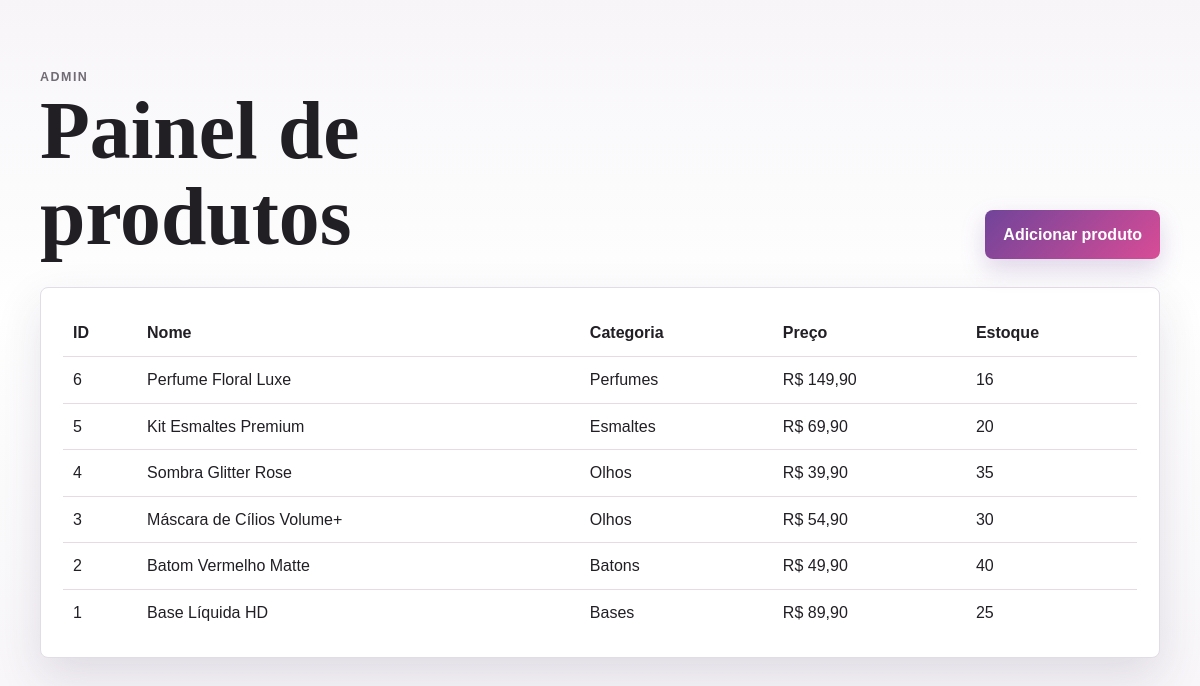
Page /app/controllers/painel.php (signed in) on the committed database.
### tables this page shows
CREATE TABLE IF NOT EXISTS produtos (
  id INT AUTO_INCREMENT PRIMARY KEY,
  nome VARCHAR(150) NOT NULL,
  categoria VARCHAR(60) NOT NULL,
  descricao TEXT,
  preco DECIMAL(10,2) NOT NULL,
  imagem VARCHAR(255) NOT NULL,
  estoque INT DEFAULT 0,
  criado_em TIMESTAMP DEFAULT CURRENT_TIMESTAMP
);

### app/controllers/painel.php (the view, shortened to what this page needs)
<?php
require_once __DIR__ . '/conexao.php';
$produtos = $conn->query('SELECT id, nome, categoria, preco, estoque FROM produtos ORDER BY id DESC')->fetchAll();
?>
<!DOCTYPE html>
<html lang="pt-BR">
<head>
  <link rel="stylesheet" href="../../public/assets/css/style.css">
</head>
<body>
  <main class="container section">
    <div class="section-head">
      <div>
        <p class="eyebrow">Admin</p>
        <h1>Painel de produtos</h1>
      </div>
      <a class="btn btn-primary" href="novo_produto.php">Adicionar produto</a>
    </div>
    <div class="card summary">
      <table style="width:100%; border-collapse: collapse;">
        <thead>
          <tr>
            <th style="text-align:left; padding:10px;">ID</th>
            <th style="text-align:left; padding:10px;">Nome</th>
            <th style="text-align:left; padding:10px;">Categoria</th>
            <th style="text-align:left; padding:10px;">Preço</th>
            <th style="text-align:left; padding:10px;">Estoque</th>
          </tr>
        </thead>
        <tbody>
          <?php foreach ($produtos as $produto): ?>
            <tr>
              <td style="padding:10px; border-top:1px solid #ead9e3;"><?php echo (int) $produto['id']; ?></td>
              <td style="padding:10px; border-top:1px solid #ead9e3;"><?php echo htmlspecialchars($produto['nome']); ?></td>
              <td style="padding:10px; border-top:1px solid #ead9e3;"><?php echo htmlspecialchars($produto['categoria']); ?></td>
              <td style="padding:10px; border-top:1px solid #ead9e3;">R$ <?php echo number_format((float) $produto['preco'], 2, ',', '.'); ?></td>
              <td style="padding:10px; border-top:1px solid #ead9e3;"><?php echo (int) $produto['estoque']; ?></td>
            </tr>
          <?php endforeach; ?>
        </tbody>
      </table>
    </div>
  </main>
</body>
</html>

### public/assets/css/style.css (style rules this page uses)
:root { --pink: #d94c96; --pink-dark: #5f367d; --purple: #70449a; --purple-light: #eee7f4; --rose: #f8eff6; --cream: #f5f4f6; --ink: #211e24; --muted: #706b74; --line: #e2dce6; --gold: #c99436; --green: #198754; --shadow: 0 18px 45px rgba(74, 50, 91, .14); }
:root { --primary-color: var(--pink); --secondary-color: var(--purple-light); --accent-color: var(--purple); --background-light: var(--cream); --text-dark: var(--ink); --white: #fff; --gradient-primary: linear-gradient(135deg, var(--purple), var(--pink)); --shadow-sm: 0 2px 4px rgba(0, 0, 0, 0.1); --shadow-md: 0 4px 15px rgba(0, 0, 0, 0.1); --border-radius: 10px; }
* { margin: 0; padding: 0; box-sizing: border-box; }
body { font-family: 'Poppins', sans-serif; background-color: var(--background-light); color: var(--text-dark); line-height: 1.6; }
* { box-sizing: border-box; }
body { margin: 0; font-family: Poppins, Arial, sans-serif; color: var(--ink); background: linear-gradient(180deg, #f7f5f8 0%, #fff 44%, #f7f5f8 100%); }
a { color: inherit; text-decoration: none; }
.container { width: min(1120px, calc(100% - 32px)); margin: 0 auto; }
.eyebrow { margin: 0 0 10px; color: var(--pink-dark); font-weight: 700; letter-spacing: .12em; text-transform: uppercase; font-size: .78rem; }
h1, h2, h3 { font-family: "Playfair Display", Georgia, serif; line-height: 1.05; }
h1 { margin: 0; font-size: clamp(2.5rem, 7vw, 5.1rem); max-width: 12ch; }
.btn { border: 0; border-radius: 8px; padding: 12px 18px; display: inline-flex; align-items: center; justify-content: center; gap: 8px; cursor: pointer; font-weight: 700; transition: transform .18s ease, box-shadow .18s ease, background .18s ease; }
.btn-primary { background: linear-gradient(135deg, var(--purple), var(--pink)); color: #fff; box-shadow: 0 10px 24px rgba(112, 68, 154, .22); }
.section { padding: 68px 0; }
.section-head { display: flex; align-items: end; justify-content: space-between; gap: 20px; margin-bottom: 28px; }
.section-head p { margin: 0; color: var(--muted); }
.card { background: #fff; border: 1px solid var(--line); border-radius: 8px; overflow: hidden; box-shadow: var(--shadow); }
.summary, .form-panel, .login-card { padding: 22px; }

### rows in the picture
produtos: id "6", nome "Perfume Floral Luxe", categoria "Perfumes", preco "149,90", estoque "16"
produtos: id "5", nome "Kit Esmaltes Premium", categoria "Esmaltes", preco "69,90", estoque "20"
produtos: id "4", nome "Sombra Glitter Rose", categoria "Olhos", preco "39,90", estoque "35"
produtos: id "3", nome "Máscara de Cílios Volume+", categoria "Olhos", preco "54,90", estoque "30"
produtos: id "2", nome "Batom Vermelho Matte", categoria "Batons", preco "49,90", estoque "40"
produtos: id "1", nome "Base Líquida HD", categoria "Bases", preco "89,90", estoque "25"
